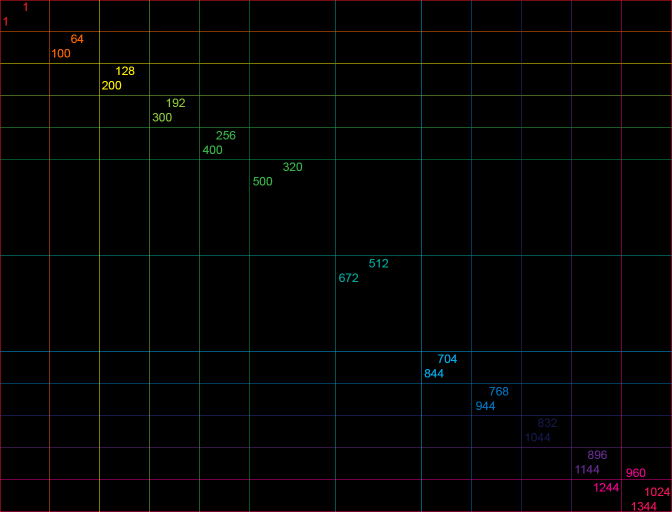
#> input picture testdata/px_test.tif, 1344 x 1024 px (shown at 1/2 size)
$ python image_navigation_quad.py   (Python 2 division)
#> lines starting #> are read from the running program, lines starting #| are printed output that depends on the picture; after the words box and inside, x2 and y2 are one past the last pixel; in counts of white or black regions, pixels touching at a corner belong together
#!/usr/bin/env python
#title				: image_navigation.py
#description		: Creating a MiniMap with zoom selection. Cropped area is
#					  displayed in main window
#author				: Jan Arnold
#email				: jan.arnold (at) coraxx.net
#credits			:
#maintainer			: Max-Planck-Instute of Biochemistry
#					  Department of Molecular Structural Biology
#date				: 2015/08
#version			: 0.1
#status				: developement
#usage				: python minimap.py
#notes				:
#python_version		: 2.7.10
#=================================================================================

import pdb
import cv2
import time
import numpy as np
import tifffile as tf

#img = "/Users/jan/Desktop/pyPhoOvTest/IB_030.tif"
img = "testdata/px_test.tif"
#img = "F:/jan_temp/px_test.tif"
#img = cv2.imread("/Users/jan/Desktop/pyPhoOvTest/pxtest.tif")

class MINIMAP():
	def __init__(self,img_path,normalize=False,parent=None):
#> called with img_path = 'testdata/px_test.tif', normalize = True
		if parent:
			self.parent = parent
		Image = cv2.imread(img_path,-1)
#> Image is the input picture: shape (1024, 1344, 3); mean B, G, R 2.8, 3.1, 3.2
		print len(Image.shape)
#| 3
		if len(Image.shape) == 2:
			Image = Image*(255.0/Image.max())
			Image = Image.astype(np.uint8)
			Image = cv2.cvtColor(Image,cv2.COLOR_GRAY2RGB)
		print len(Image.shape)
#| 3
		self.origimgsize = (Image.shape[0],Image.shape[1])
#> self.origimgsize = (1024, 1344)
		if normalize == True:
			self.image = self.norm_img(Image,True)
			self.orig_img_adj = np.copy(self.image)
		else:
			self.image = np.copy(Image)
			self.orig_img_adj = np.copy(self.image)
		self.zoomfactor = 1
		self.image_ratio = float(Image.shape[0])/Image.shape[1]
#> self.image_ratio = 0.762
		self.mmresize_factor = 256.0/Image.shape[0]
#> self.mmresize_factor = 0.25
		self.main_window_width, self.main_window_height = 768, 768
		#self.main_window_height = int(round(self.main_window_width*self.image_ratio))
		self.main_window_size = (self.main_window_width,self.main_window_height)
		self.image_minimap = cv2.resize(Image, (0,0), fx=self.mmresize_factor, fy=self.mmresize_factor)
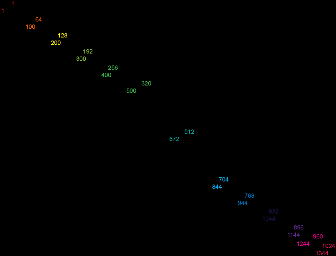
#> self.image_minimap: shape (256, 336, 3); mean B, G, R 0.5, 0.6, 0.5
		self.tmp_mm_img = np.copy(self.image_minimap)
		self.mouse_x = int(self.image_minimap.shape[1]*0.5)
#> self.mouse_x = 168
		self.mouse_y = int(self.image_minimap.shape[0]*0.5)
#> self.mouse_y = 128
		self.drawRectangle(self.mouse_x,self.mouse_y)
		print self.mouse_x , self.mouse_y
		self.rectangle_draw = False
		self.point_draw = False
		self.click_tic = 0
		#self.poicount = 0 # porbably needless/unused
		self.exit = False
		print "...initilized "
		print self.image.shape

	def closeWindows(self):
		self.exit = True

	## normalize image for e.g. 12 bit camara information in 16 bit tiff files
	def norm_img(self,img,copy=False):
		if copy == True:
			img = np.copy(img)
		dtype = str(img.dtype)
		if dtype == "uint16" or dtype == "int16":
			typesize = 65535
		elif dtype == "uint8" or dtype == "int8":
			typesize = 255
		else:
			print "Sorry, I don't know this file type yet: " + dtype
		img *= int(typesize/img.max())
		return img

	## executed on change of zoom slider (in cv2 window)
	def zoomTrackbar(self,*args):
		self.zoomfactor = 1-float(cv2.getTrackbarPos("Zoom:", "Mini Map"))*0.01
		self.drawRectangle(self.mouse_x,self.mouse_y)

	## function for drawing rectangle in Mini Map
	def drawRectangle(self,x,y):
#> called with x = 168, y = 128
		self.tmp_mm_img = np.copy(self.image_minimap)
		# print min([self.image_minimap.shape[0],self.image_minimap.shape[1]])
		self.x_s = int(round(x-min([self.image_minimap.shape[0],self.image_minimap.shape[1]])*self.zoomfactor*0.5))
#> self.x_s = 40
		self.y_s = int(round(y-min([self.image_minimap.shape[0],self.image_minimap.shape[1]])*self.zoomfactor*0.5))
#> self.y_s = 0
		self.x_e = int(round(x+min([self.image_minimap.shape[0],self.image_minimap.shape[1]])*self.zoomfactor*0.5))-1
#> self.x_e = 295
		self.y_e = int(round(y+min([self.image_minimap.shape[0],self.image_minimap.shape[1]])*self.zoomfactor*0.5))-1
#> self.y_e = 255
		# x borders
		#pdb.set_trace()
		if self.x_s < 0:
			self.x_s = 0
			self.x_e = int(round(min([self.image_minimap.shape[0],self.image_minimap.shape[1]])*self.zoomfactor))-1
		if self.x_e > self.image_minimap.shape[1]:
			self.x_s = int(round(self.image_minimap.shape[1]-min([self.image_minimap.shape[0],self.image_minimap.shape[1]])*self.zoomfactor))
			self.x_e = self.image_minimap.shape[1]-1
		# y borders
		if self.y_s < 0:
			self.y_s = 0
			self.y_e = int(round(min([self.image_minimap.shape[0],self.image_minimap.shape[1]])*self.zoomfactor))-1
		if self.y_e > self.image_minimap.shape[0]:
			self.y_s = int(round(self.image_minimap.shape[0]-min([self.image_minimap.shape[0],self.image_minimap.shape[1]])*self.zoomfactor))
			self.y_e = self.image_minimap.shape[0]-1
		cv2.rectangle(self.tmp_mm_img, (self.x_s,self.y_s), (self.x_e,self.y_e), (0,0,255))
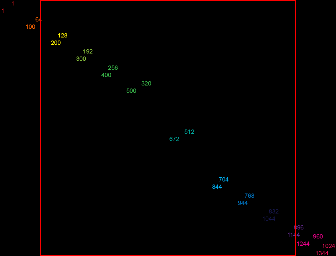
#> self.tmp_mm_img: shape (256, 336, 3); 1.19% of pixels changed, all inside (x1, y1, x2, y2) = (40, 0, 296, 256)
		x1,x2 = int(round(self.x_s/self.mmresize_factor)),int(np.ceil((self.x_e+1)/self.mmresize_factor))
#> x1 = 160; x2 = 1184
		y1,y2 = int(round(self.y_s/self.mmresize_factor)),int(np.ceil((self.y_e+1)/self.mmresize_factor))
#> y1 = 0; y2 = 1024
		# since there has to be a round up in the previous step due to crooked scaling, max has to be limited
		x2 = self.image.shape[1] if x2 > self.image.shape[1] else x2
		y2 = self.image.shape[0] if y2 > self.image.shape[0] else y2
		self.displayImage(x1,x2,y1,y2)
		# print x1,y1,x2,y2

	## get mouse actions on Mini Map window with appropriate actions
	# [137 lines left out: functions miniMapOnMouse, mainImageOnMouse, mainImageDrawPoint, adjustBrightCont, not called in this run]

	## Display image in main image window
	def displayImage(self,x1,x2,y1,y2):
#> called with x1 = 160, x2 = 1184, y1 = 0, y2 = 1024
		self.tmp_orig_img = np.copy(self.orig_img_adj)
		self.tmp_orig_img = self.tmp_orig_img[y1:y2, x1:x2] # x2,y2 = number of pixels to cut starting from x1,y1
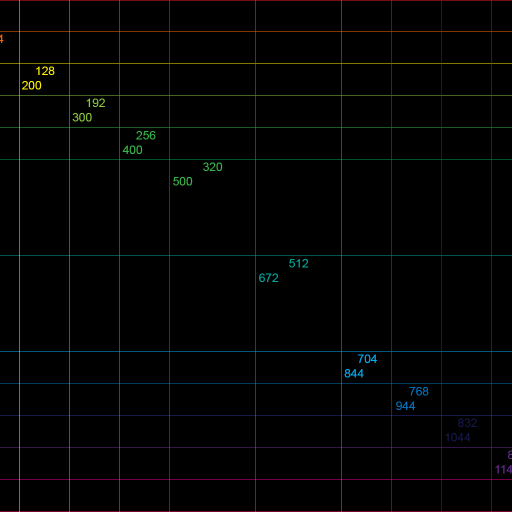
#> self.tmp_orig_img: shape (1024, 1024, 3) (shown at 1/2 size); mean B, G, R 2.8, 3.4, 2.4
		self.tmp_orig_img = cv2.resize(self.tmp_orig_img,self.main_window_size)
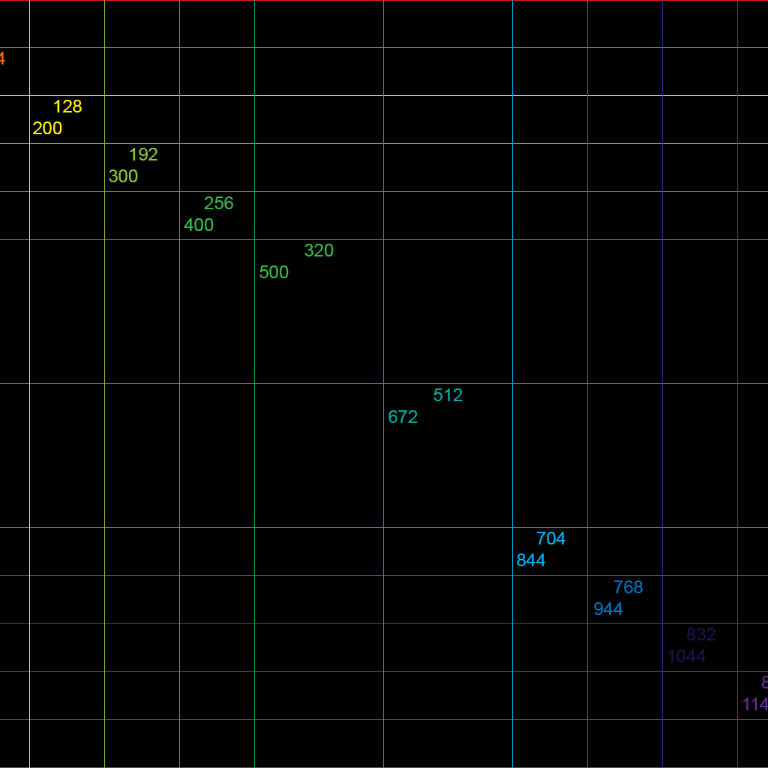
#> self.tmp_orig_img: shape (768, 768, 3); mean B, G, R 3.1, 3.7, 2.6
		self.tmp_orig_img_crop = np.copy(self.tmp_orig_img)
		# access current crop by self.displayImage(self.cc[0],self.cc[1],self.cc[2],self.cc[3])
		self.cc = (x1,x2,y1,y2)
#> self.cc = (160, 1184, 0, 1024)
#| 168 128
#| (1024, 1344, 3)

	# [63 lines left out: functions scroll, movePoint, zoomKey, not called in this run]


	## Main function running the cv2 windows
	def main(self):
		cv2.namedWindow("Mini Map")
		cv2.namedWindow("Image")
		cv2.resizeWindow("Image",self.main_window_width,self.main_window_height)
		cv2.moveWindow("Mini Map", 10, 60)
		cv2.moveWindow("Image", 400, 30)
		cv2.setMouseCallback("Mini Map",self.miniMapOnMouse)
		cv2.setMouseCallback("Image",self.mainImageOnMouse)
		cv2.createTrackbar("Zoom:", "Mini Map", 0, 99, self.zoomTrackbar)
		cv2.createTrackbar("Brightness:", "Mini Map", 100, 200, self.adjustBrightCont)
		cv2.createTrackbar("Contrast:", "Mini Map", 10, 99, self.adjustBrightCont)
		while True:
			self.zoomfactor = 1-float(cv2.getTrackbarPos("Zoom:", "Mini Map"))*0.01
			cv2.imshow("Mini Map", self.tmp_mm_img)
			cv2.imshow("Image", self.tmp_orig_img)
			key = cv2.waitKey(15)
#> (key Esc is pressed here)
			# if key != -1:
			# 	print key
			if key == 27 or key == 113:
				try:
					self.parent.close()
				except:
					break
			# down arrow on windows (american keyboard only?!) is 2621440
			if key in (63232,63233,63234,63235,2261440,2621440,2424832,2490368,2555904):
				self.scroll(key)
			if key in (50,52,54,56):
				self.movePoint(key)
			if key in (43,45):
				self.zoomKey(key)
			if self.exit == True:
				break
		cv2.destroyAllWindows()
		return None

## Run this when script is invoked as standalone
if __name__ == '__main__':
	minimap = MINIMAP(img,normalize=True)
	minimap.main()
